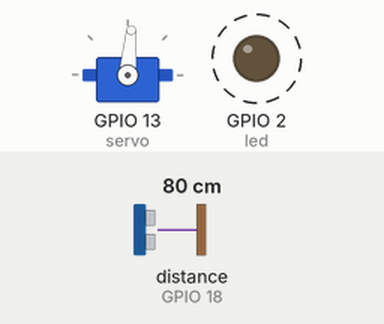
Simulated run of this program. Board: ESP32 board running MicroPython. Parts: servo, output pins drawn as LEDs (lit = HIGH). Dashed ring = blinking. The test bench sets the inputs (shaded band); at power-on: distance to the obstacle (sensor on GPIO 18) 80 cm. The echo pulse lasts 58.3 µs per cm; servo angles are drawn from the pulse width (0.5 ms = 0°, 2.5 ms = 180°); pins used as bus, display or sensor lines are not drawn; what the program prints to the serial console is not drawn.

Above: at 0.55 s.
Timing chart, 0 to 5.9 s (numbered marks = the images above):
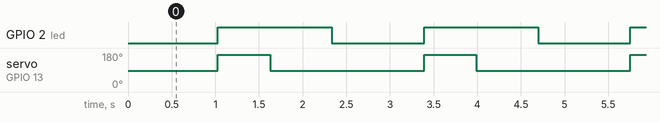

The program:

wave-demo.py
```python
from machine import Pin, time_pulse_us
from servo import Servo
import time

# ── Pin Configuration ──────────────────────────────────────────
TRIG_PIN = 5      # HC-SR04 trigger
ECHO_PIN = 18     # HC-SR04 echo
SERVO_PIN = 13    # SG90 signal wire
LED_PIN = 2       # Onboard LED

# ── Settings ───────────────────────────────────────────────────
DETECT_DISTANCE_CM = 0     # Trigger if object is within this range
SERVO_CENTER = 90          # Neutral/resting position
SERVO_RIGHT = 180          # +90° sweep position
SWEEP_DELAY_MS = 600       # Time to wait after each servo move
COOLDOWN_MS = 0            # Cooldown after trigger
BLINK_INTERVAL_MS = 1000   # Blink + sweep every 1 second

# ── Hardware Setup ─────────────────────────────────────────────
trig = Pin(TRIG_PIN, Pin.OUT)
echo = Pin(ECHO_PIN, Pin.IN)
led = Pin(LED_PIN, Pin.OUT)
servo = Servo(SERVO_PIN)


cooldown_start = 0
last_blink_time = 0
cooling = False
led_state = False

# ── Servo Sweep ────────────────────────────────────────────────
def sweep_servo():
    print(">> Sweeping servo...")
    servo.move(SERVO_RIGHT)
    time.sleep_ms(SWEEP_DELAY_MS)
    servo.move(SERVO_CENTER)
    time.sleep_ms(SWEEP_DELAY_MS)

# ── Sensor Reading ─────────────────────────────────────────────
def read_distance_cm():
    trig.off()
    time.sleep_us(2)
    trig.on()
    time.sleep_us(10)
    trig.off()

    try:
        duration = time_pulse_us(echo, 1, 26000)
    except OSError:
        return -1

    if duration <= 0:
        return -1

    return (duration * 0.0343) / 2

# ── Initialization ─────────────────────────────────────────────
servo.move(SERVO_CENTER)
time.sleep_ms(500)

print("=== Motion Servo System Ready ===")
print("Trigger distance:", DETECT_DISTANCE_CM, "cm")
print("Watching...")


# ── Main Loop ──────────────────────────────────────────────────
while True:
    now = time.ticks_ms()

    # Blink LED and sweep servo every 1 second
    if time.ticks_diff(now, last_blink_time) >= BLINK_INTERVAL_MS:
        last_blink_time = now
        led_state = not led_state
        led.value(led_state)
        if led_state:
            sweep_servo()

    # Wait out the cooldown before scanning again
    if cooling:
        if time.ticks_diff(now, cooldown_start) >= COOLDOWN_MS:
            cooling = False
            print(">> Cooldown done. Watching again...")
        continue

    dist = read_distance_cm()
    print("Distance:", dist, "cm")

    if dist > 0 and dist < DETECT_DISTANCE_CM:
        sweep_servo()
        cooldown_start = time.ticks_ms()
        cooling = True
        print(">> Cooldown started. Triggered at:", dist, "cm")

    time.sleep_ms(100)
```

servo.py
```python
# from: https://www.upesy.com/blogs/tutorials/esp32-servo-motor-sg90-on-micropython


from machine import Pin, PWM

class Servo:
    # these defaults work for the standard TowerPro SG90
    __servo_pwm_freq = 50
    __min_u10_duty = 26 - 0 # offset for correction
    __max_u10_duty = 123- 0  # offset for correction
    min_angle = 0
    max_angle = 180
    current_angle = 0.001


    def __init__(self, pin):
        self.__initialise(pin)


    def update_settings(self, servo_pwm_freq, min_u10_duty, max_u10_duty, min_angle, max_angle, pin):
        self.__servo_pwm_freq = servo_pwm_freq
        self.__min_u10_duty = min_u10_duty
        self.__max_u10_duty = max_u10_duty
        self.min_angle = min_angle
        self.max_angle = max_angle
        self.__initialise(pin)


    def move(self, angle):
        # round to 2 decimal places, so we have a chance of reducing unwanted servo adjustments
        angle = round(angle, 2)
        # do we need to move?
        if angle == self.current_angle:
            return
        self.current_angle = angle
        # calculate the new duty cycle and move the motor
        duty_u10 = self.__angle_to_u10_duty(angle)
        self.__motor.duty(duty_u10)

    def __angle_to_u10_duty(self, angle):
        return int((angle - self.min_angle) * self.__angle_conversion_factor) + self.__min_u10_duty


    def __initialise(self, pin):
        self.current_angle = -0.001
        self.__angle_conversion_factor = (self.__max_u10_duty - self.__min_u10_duty) / (self.max_angle - self.min_angle)
        self.__motor = PWM(Pin(pin))
        self.__motor.freq(self.__servo_pwm_freq)
```

Measured:
- by itself, GPIO 2 (led): alternates HIGH for 1.3 s and LOW for 1.1 s
- by itself, servo on GPIO 13 (servo): alternates 171° for 0.60 s and 85° for 1.8 s
